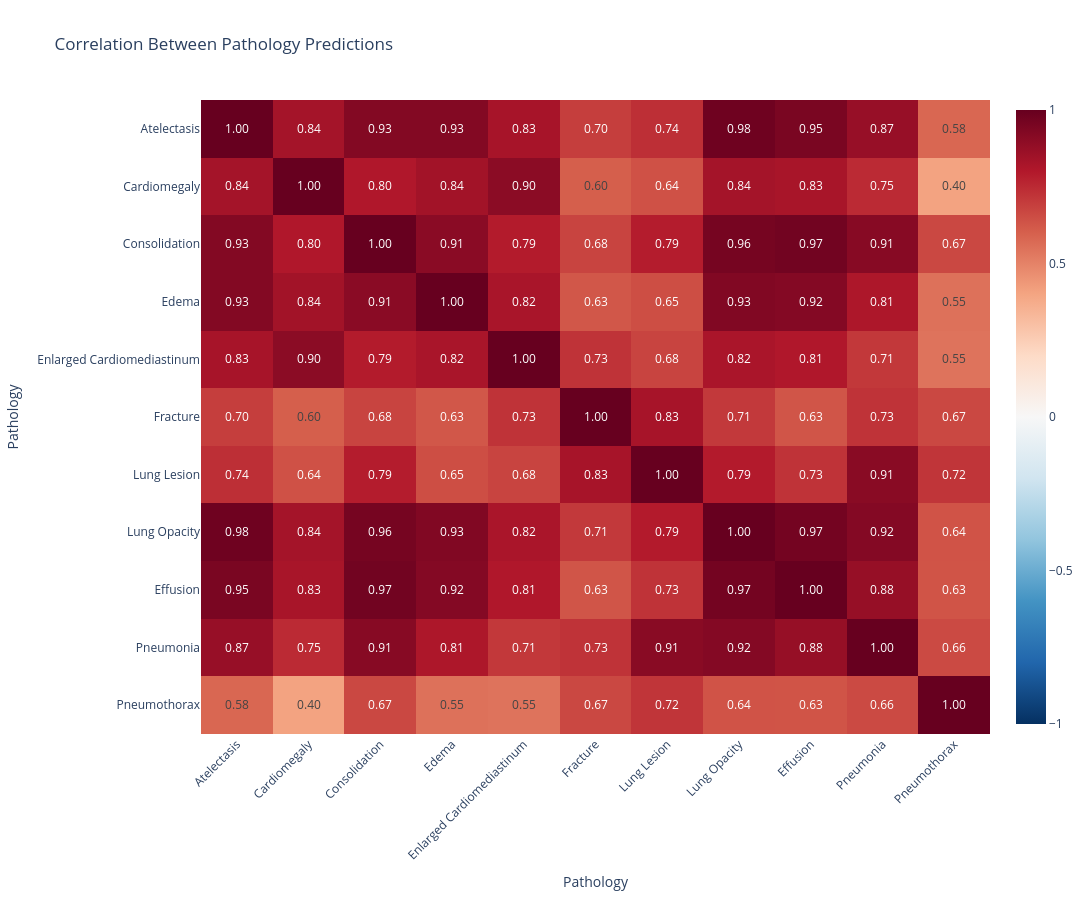

Notebook source saved alongside this figure:
### Code cell
plot_similarity_as_heatmap(correlation_matrix)

### Figure 1 — Plotly figure (JSON) as saved in the notebook; plotly's stock layout.template omitted (floating-point values rounded to 4 significant figures)
{"data": [{"coloraxis": "coloraxis", "hovertemplate": "x: %{x}<br>y: %{y}<br>color: %{z}<extra></extra>", "name": "0", "texttemplate": "%{z:.2f}", "type": "heatmap", "x": ["Atelectasis", "Cardiomegaly", "Consolidation", "Edema", "Enlarged Cardiomediastinum", "Fracture", "Lung Lesion", "Lung Opacity", "Effusion", "Pneumonia", "Pneumothorax"], "xaxis": "x", "y": ["Atelectasis", "Cardiomegaly", "Consolidation", "Edema", "Enlarged Cardiomediastinum", "Fracture", "Lung Lesion", "Lung Opacity", "Effusion", "Pneumonia", "Pneumothorax"], "yaxis": "y", "z": [[1.0, 0.8375, 0.9265, 0.9252, 0.8293, 0.6952, 0.7371, 0.9792, 0.95, 0.8732, 0.5807], [0.8375, 1.0, 0.8044, 0.8439, 0.9036, 0.6037, 0.6412, 0.8366, 0.8269, 0.7488, 0.4045], [0.9265, 0.8044, 1.0, 0.9058, 0.7921, 0.6776, 0.7897, 0.9589, 0.9699, 0.9149, 0.6667], [0.9252, 0.8439, 0.9058, 1.0, 0.824, 0.6257, 0.6508, 0.9319, 0.9222, 0.8125, 0.5511], [0.8293, 0.9036, 0.7921, 0.824, 1.0, 0.7258, 0.6787, 0.8209, 0.8061, 0.7104, 0.5453], [0.6952, 0.6037, 0.6776, 0.6257, 0.7258, 1.0, 0.8301, 0.7084, 0.6312, 0.726, 0.6673], [0.7371, 0.6412, 0.7897, 0.6508, 0.6787, 0.8301, 1.0, 0.7942, 0.7251, 0.9097, 0.7198], [0.9792, 0.8366, 0.9589, 0.9319, 0.8209, 0.7084, 0.7942, 1.0, 0.9653, 0.9228, 0.6353], [0.95, 0.8269, 0.9699, 0.9222, 0.8061, 0.6312, 0.7251, 0.9653, 1.0, 0.8756, 0.6343], [0.8732, 0.7488, 0.9149, 0.8125, 0.7104, 0.726, 0.9097, 0.9228, 0.8756, 1.0, 0.6605], [0.5807, 0.4045, 0.6667, 0.5511, 0.5453, 0.6673, 0.7198, 0.6353, 0.6343, 0.6605, 1.0]]}], "layout": {"coloraxis": {"cmax": 1, "cmin": -1, "colorscale": [[0, "rgb(5,48,97)"], [0.1, "rgb(33,102,172)"], [0.2, "rgb(67,147,195)"], [0.3, "rgb(146,197,222)"], [0.4, "rgb(209,229,240)"], [0.5, "rgb(247,247,247)"], [0.6, "rgb(253,219,199)"], [0.7, "rgb(244,165,130)"], [0.8, "rgb(214,96,77)"], [0.9, "rgb(178,24,43)"], [1, "rgb(103,0,31)"]]}, "height": 900, "title": {"text": "Correlation Between Pathology Predictions"}, "width": 1100, "xaxis": {"anchor": "y", "domain": [0, 1], "tickangle": -45, "title": {"text": "Pathology"}}, "yaxis": {"anchor": "x", "autorange": "reversed", "domain": [0, 1], "title": {"text": "Pathology"}}}}
